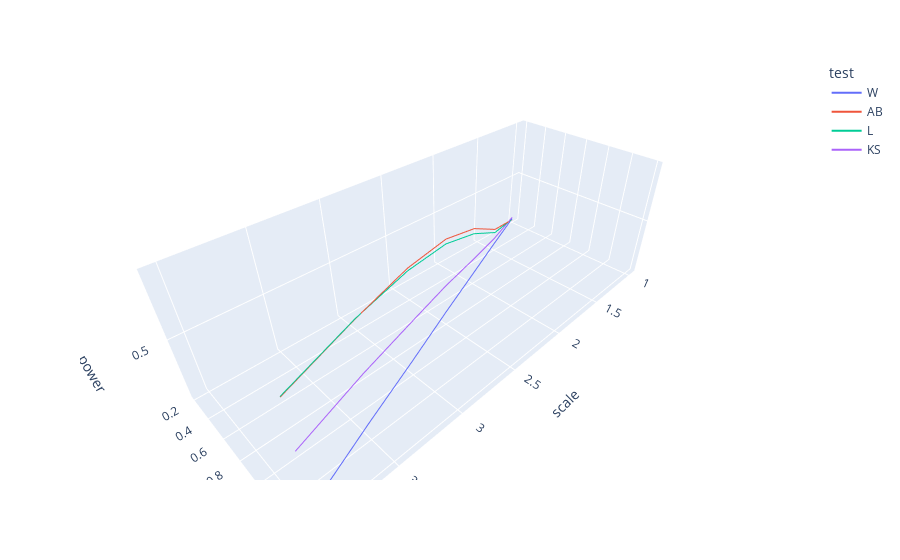

Write notebook code for a chart like this one.
### Code cell
fig = px.line_3d(powers, x="scale", y="shift", z="power", color='test')
fig.show()

### Figure 1 — Plotly figure (JSON) as saved in the notebook; plotly's stock layout.template omitted (floating-point values rounded to 4 significant figures)
{"data": [{"hovertemplate": "test=W<br>scale=%{x}<br>shift=%{y}<br>power=%{z}<extra></extra>", "legendgroup": "W", "line": {"color": "#636efa", "dash": "solid"}, "marker": {"symbol": "circle"}, "mode": "lines", "name": "W", "scene": "scene", "showlegend": true, "type": "scatter3d", "x": [1, 1.5, 2, 2.5, 3, 3.5, 4], "y": [0.2, 0.4, 0.6, 0.8, 1, 1.2, 1.4], "z": [0.0624, 0.0921, 0.114, 0.1375, 0.1502, 0.1722, 0.1791]}, {"hovertemplate": "test=AB<br>scale=%{x}<br>shift=%{y}<br>power=%{z}<extra></extra>", "legendgroup": "AB", "line": {"color": "#EF553B", "dash": "solid"}, "marker": {"symbol": "circle"}, "mode": "lines", "name": "AB", "scene": "scene", "showlegend": true, "type": "scatter3d", "x": [1, 1.5, 2, 2.5, 3, 3.5, 4], "y": [0.2, 0.4, 0.6, 0.8, 1, 1.2, 1.4], "z": [0.0508, 0.2366, 0.5369, 0.7513, 0.8697, 0.9265, 0.959]}, {"hovertemplate": "test=L<br>scale=%{x}<br>shift=%{y}<br>power=%{z}<extra></extra>", "legendgroup": "L", "line": {"color": "#00cc96", "dash": "solid"}, "marker": {"symbol": "circle"}, "mode": "lines", "name": "L", "scene": "scene", "showlegend": true, "type": "scatter3d", "x": [1, 1.5, 2, 2.5, 3, 3.5, 4], "y": [0.2, 0.4, 0.6, 0.8, 1, 1.2, 1.4], "z": [0.0566, 0.2046, 0.4922, 0.7145, 0.8516, 0.9284, 0.9623]}, {"hovertemplate": "test=KS<br>scale=%{x}<br>shift=%{y}<br>power=%{z}<extra></extra>", "legendgroup": "KS", "line": {"color": "#ab63fa", "dash": "solid"}, "marker": {"symbol": "circle"}, "mode": "lines", "name": "KS", "scene": "scene", "showlegend": true, "type": "scatter3d", "x": [1, 1.5, 2, 2.5, 3, 3.5, 4], "y": [0.2, 0.4, 0.6, 0.8, 1, 1.2, 1.4], "z": [0.077, 0.1478, 0.256, 0.374, 0.467, 0.5562, 0.6189]}], "layout": {"legend": {"title": {"text": "test"}, "tracegroupgap": 0}, "margin": {"t": 60}, "scene": {"domain": {"x": [0, 1], "y": [0, 1]}, "xaxis": {"title": {"text": "scale"}}, "yaxis": {"title": {"text": "shift"}}, "zaxis": {"title": {"text": "power"}}}}}
